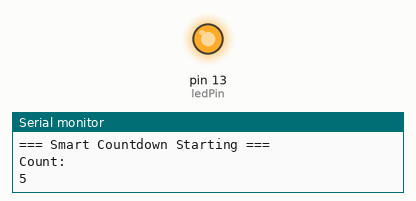
Simulated run of this sketch. Board: Arduino Uno, built with avr-gcc and run on an emulated ATmega328P. On the bench: output pins drawn as LEDs (lit = HIGH), the last lines printed to the serial monitor.

Above: at 0.1 s.
At 9.9 s:
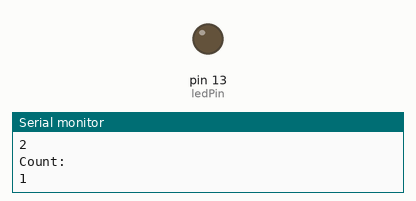
Timing chart, 0 to 11.4 s (numbered marks = the images above):
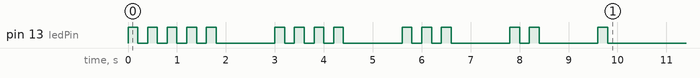

The sketch:

Assignment1_BenjaminElormOfori.ino
```cpp
int startValue = 5;
int ledPin = 13;

void flashLED(int times) {

  for (int i = 0; i < times; i++) {
    digitalWrite(ledPin, HIGH);
    delay(200);
    digitalWrite(ledPin, LOW);
    delay(200);
  }
}


void setup() {
  pinMode(ledPin, OUTPUT);
  Serial.begin(9600);

  Serial.println("=== Smart Countdown Starting ===");

  int count = startValue;
  while (count >= 1) {
    Serial.println("Count: ");
    Serial.println(count);

    flashLED(count);        // blink the LED

    delay(1000);
    count = count - 1;
  }

  Serial.println("=== Countdown Complete ===");
}

void loop(){

}
```
